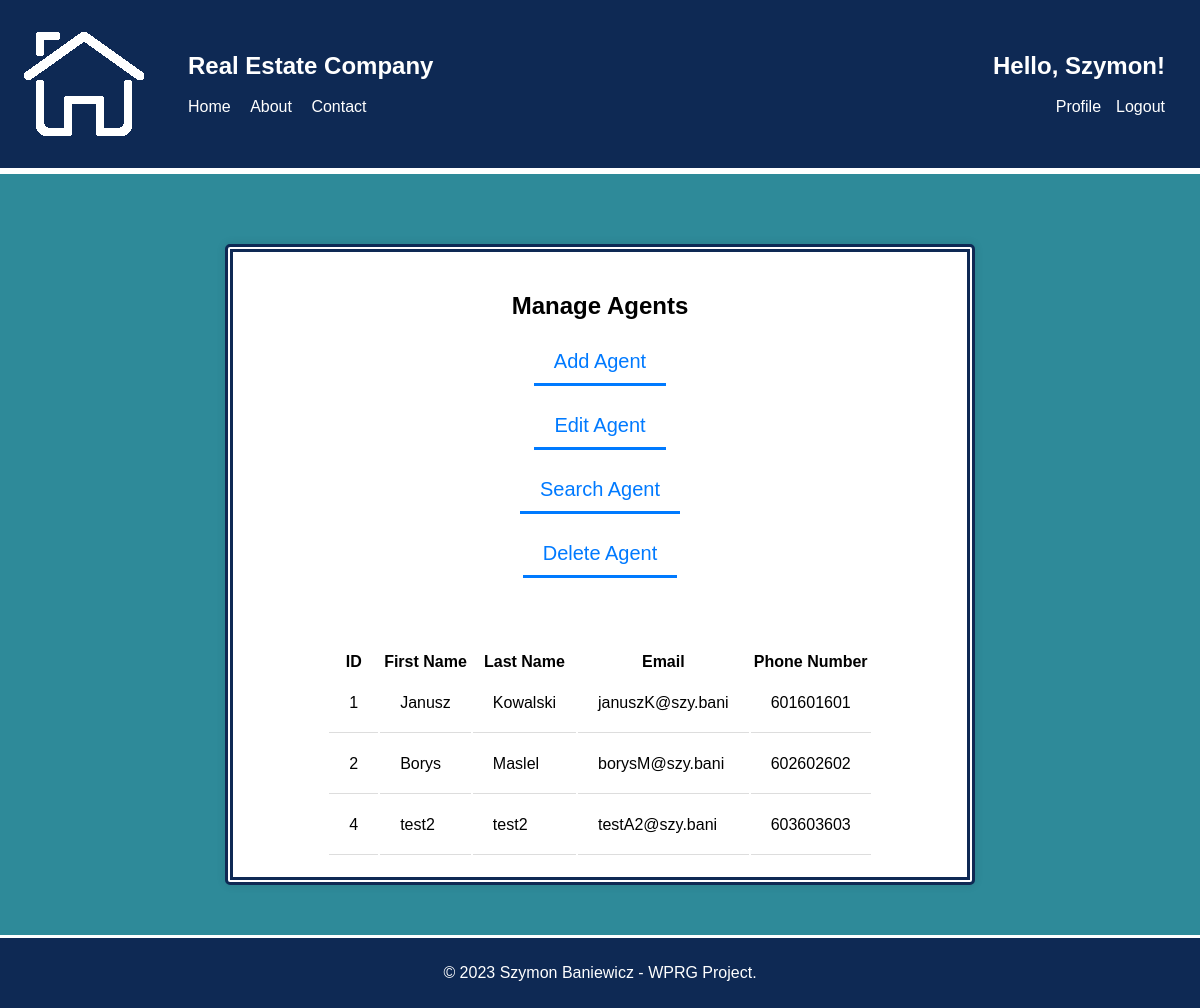
Page /php/CRUD/manage_agents.php (signed in) on the committed database.
### tables this page shows
CREATE TABLE `agents` (
  `Agent_ID` int(11) NOT NULL,
  `First_name` varchar(255) NOT NULL,
  `Last_name` varchar(255) NOT NULL,
  `Email` varchar(255) NOT NULL,
  `Phone_number` varchar(255) NOT NULL
);

### php/CRUD/manage_agents.php (the view, shortened to what this page needs)
<?php
require '../config.php';
if (!isset($_POST["search_agent"])) {
    $query = "SELECT * FROM agents";
    $stmt = $conn->prepare($query);
    $stmt->execute();
    $result = $stmt->get_result();
    $agents = $result->fetch_all(MYSQLI_ASSOC);
}
?>
<!DOCTYPE html>
<html>
<head>
    <link rel="stylesheet" type="text/css" href="../../css/style.css">
</head>
<body>
<header>
    <div class="header-container">
        <div class="left-nav">
            <img src="../../img/logo.png">
            <nav>
                <ul>
                    <li><h1>Real Estate Company</h1></li><br><br>
                    <li><a href="../index.php">Home</a></li>
                    <li><a href="#">About</a></li>
                    <li><a href="#">Contact</a></li>
                </ul>
            </nav>
        </div>
        <?php
        if (isset($_SESSION['login_user'])) {
            echo '<div class="right-nav">';
            echo '<nav>';
            echo '<ul>';
            echo '<li><h1>Hello, ' . $_SESSION['first_name'] . '!</h1></li><br><br>';
            echo '<li><a href="../profile.php">Profile</a></li>';
            echo '<li><a href="../logout.php">Logout</a></li>';
            echo '</ul>';
            echo '</nav>';
            echo '</div>';
        } else {
            header("location: ../login.php");
            exit;
        }
        ?>
    </div>
</header>
<div class="content-section">
<div class="form-container-profile">
<h2> Manage Agents </h2>
<form method="POST" action="manage_agents.php">
    <input type="button" id="add-agent-button" value="Add Agent" class="form-button"><br><br>
    <input type="button" id="edit-agent-button" value="Edit Agent" class="form-button"><br><br>
    <input type="button" id="search-agent-button" value="Search Agent" class="form-button"><br><br>
    <input type="button" id="delete-agent-button" value="Delete Agent" class="form-button"><br><br><br>
</form>
<br><br>
<div class="agents-list">
    <table id="crud-table">
        <thead>
            <tr>
                <th>ID</th>
                <th>First Name</th>
                <th>Last Name</th>
                <th>Email</th>
                <th>Phone Number</th>
            </tr>
        </thead>
        <tbody>
        <?php
            foreach($agents as $agent) {
                echo '<tr>';
                echo '<td>' . $agent['Agent_ID'] . '</td>';
                echo '<td>' . $agent['First_name'] . '</td>';
                echo '<td>' . $agent['Last_name'] . '</td>';
                echo '<td>' . $agent['Email'] . '</td>';
                echo '<td>' . $agent['Phone_number'] . '</td>';
                echo '</tr>';
            }
        ?>
        </tbody>
    </table>
</div>
</div>
</div>
<footer>
    <p>&copy; 2023 Szymon Baniewicz - WPRG Project.</p>
</footer>
</body>
</html>

### css/style.css (style rules this page uses)
* { box-sizing: border-box; }
body { margin: 0; padding: 0; font-family: Arial, sans-serif; height: 100%; width: 100%; min-height: 100%; display: flex; flex-direction: column; }
header { background-color: #0E2954; color: #fff; padding: 20px; width: 100%; border-bottom: 3px white solid; }
.header-container { display: flex; flex-direction: row; justify-content: space-between; align-items: center; }
.left-nav, .right-nav { display: flex; align-items: center; list-style-type: none; padding: 0; }
.right-nav { text-align: right; }
.left-nav ul li, .right-nav ul li { list-style-type: none; }
.left-nav a, .right-nav a { color: inherit; text-decoration: none; }
nav ul li { margin-right: 15px; list-style-type: none; display: inline-block; }
header h1 { margin: 0; }
nav ul li a { color: #fff; text-decoration: none; }
.content-section { flex-grow: 1; display: flex; justify-content: center; background-color: #2E8A99; padding: 50px; text-align: center; min-height: calc(100vh - 50px); border-top: 3px white solid; }
footer { color: #fff; padding: 10px; text-align: center; margin-top: auto; width: 100%; background-color: #0E2954; border-top: 3px white solid; }
.form-button { padding: 10px 20px; font-size: 20px; background-color: transparent; color: #000; cursor: pointer; text-decoration: none; transition: color 0.3s, border-bottom-color 0.3s; border: none; color: #007aff; border-bottom: 3px solid #007aff; }
.form-container-profile { display: flex; flex-direction: column; align-items: center; width: 750px; min-height: 330px; background-color: #fff; padding: 20px; border-radius: 5px; box-shadow: 0px 0px 10px 0px rgba(0,0,0,0.1); margin-top: 20px; border: 8px #0E2954 double; }
.crud-table th, td { padding: 20px; text-align: left; border-bottom: 1px solid #ddd; }

### rows in the picture
agents: Agent_ID "1", First_name "Janusz", Last_name "Kowalski", Email "januszK@szy.bani", Phone_number "601601601"
agents: Agent_ID "2", First_name "Borys", Last_name "Maslel", Email "borysM@szy.bani", Phone_number "602602602"
agents: Agent_ID "4", First_name "test2", Last_name "test2", Email "testA2@szy.bani", Phone_number "603603603"

### other values in the picture
$_SESSION['first_name'] "Szymon"
